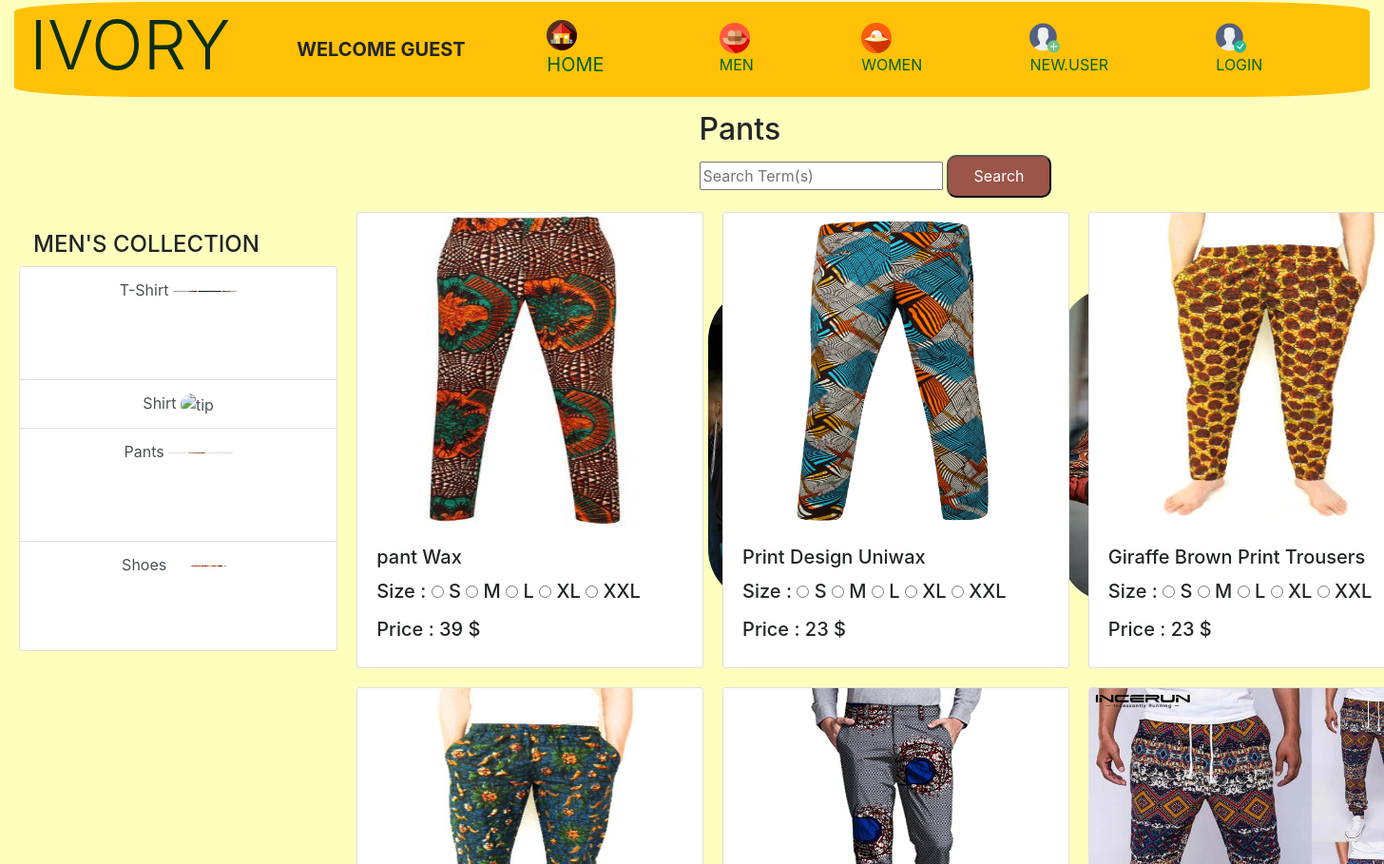
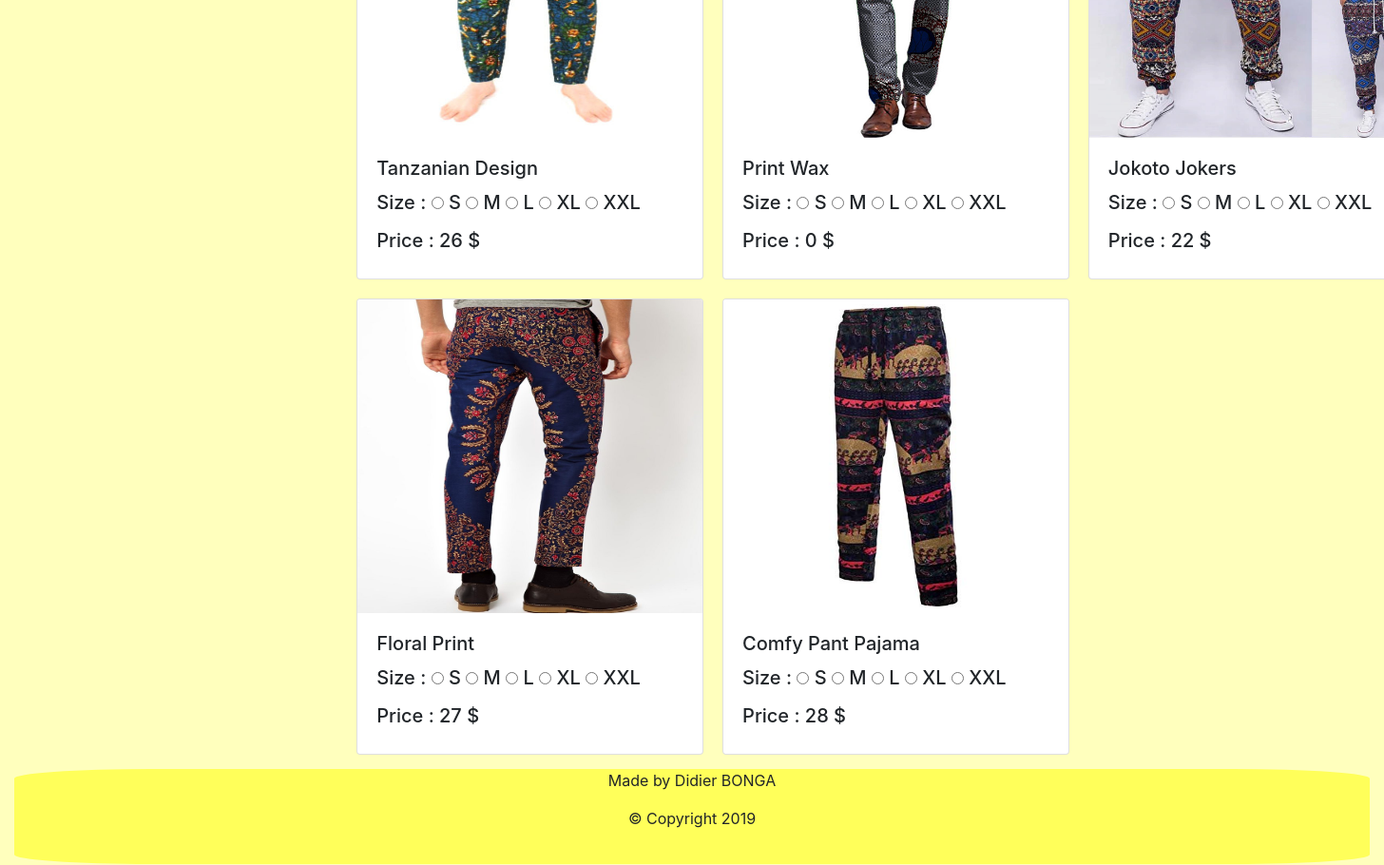
/pantsmen/, run on the app's committed database (2 pictures, top to bottom).
### ivoryApp/models.py (models this page shows, shortened)
class Pants(models.Model):
    pant_title = models.CharField(max_length=200)
    pant_picture = models.ImageField(upload_to="media/images/", null=True, blank=True)
    pant_price = models.IntegerField(default=0)
    pant_ForeignKey = models.ForeignKey(UserLoginModel, on_delete=models.SET_NULL, null=True, blank=True)

### ivoryApp/views.py (the view)
# urls.py: path('pantsmen/', views.pantsmen, name='pantsmen'),
def pantsmen(request):
    form = MyForm()
    allPants = Pants.objects.all()
    return render(request, 'ivoryApp/item/pantsMen.html', {'allPants': allPants, 'form': form})

### ivoryApp/forms.py
class MyForm(forms.Form):
    my_choice_field = forms.ChoiceField(choices=CUSTOMER_SIZE_ACCESSORY)
    ts_size = forms.ChoiceField(choices=CUSTOMER_SIZE)
    s_size = forms.ChoiceField(choices=CUSTOMER_SIZE)
    pant_size = forms.ChoiceField(choices=CUSTOMER_SIZE)
    sm_size = forms.ChoiceField(choices=CUSTOMER_SIZE_SHOES)
    dress_size = forms.ChoiceField(choices=CUSTOMER_SIZE)
    bj_size = forms.ChoiceField(choices=CUSTOMER_SIZE_ACCESSORY)
    sw_size = forms.ChoiceField(choices=CUSTOMER_SIZE_SHOES)

### ivoryApp/templates/ivoryApp/item/pantsMen.html (shortened to what this page needs)
{% extends 'ivoryApp/men.html' %}
{% block content %}
<header>
    <h2>Pants</h2>
    <form action="{% url 'search_pant' %}" method="post">
        <input type="text" name="mySearch" placeholder="Search Term(s)" aria-label="Search" >
        <button type="submit">Search</button>
    </form>
</header>
<aside>
    {% if allPants %}
    <div class="miniGrid">
    {% for eachPant in allPants %}
    <div class="card" style="width: 22.8rem;">
        <img src="{{eachPant.pant_picture.url}}" class="card-img-top" alt="image item">
        <div class="card-body">
            <h5 class="card-title">{{ eachPant.pant_title }}</h5>
            <h5>
                Size :
                {% for choice in form.pant_size.field.choices %}
                <input type="radio" name="pant_size" value="{{choice.0}}"
                       />
                <label class="">{{choice.1}}</label>
                {% endfor %}
            </h5>
            <h5>Price : {{ eachPant.pant_price }} $</h5>
        </div>
    </div>
    {% endfor %}
    </div>
    {% endif %}
</aside>
{% endblock %}

### ivoryApp/static/ivoryApp/css/men.css (style rules this page uses)
img { width: 350px; height: 330px; }
body { margin: 1.5px 15px; background-color: rgba(255, 255, 0, 0.26); }
button, input[type=submit] { border-radius: 10px; background-color: rgba(119, 23, 31, 0.73); color: white; height: 45px; width: 110px; }
.miniGrid { display: grid; grid-template-columns: repeat(3,1fr); grid-gap: 20px; }
header { grid-area: header; }
aside { grid-area: aside; }

### data on the page
Pants: pant_picture (picture), pant_title "pant Wax", choice "S" "M" "L" "XL" "XXL", pant_price "39"
Pants: pant_picture (picture), pant_title "Print Design Uniwax", choice "S" "M" "L" "XL" "XXL", pant_price "23"
Pants: pant_picture (picture), pant_title "Giraffe Brown Print Trousers", choice "S" "M" "L" "XL" "XXL", pant_price "23"
Pants: pant_picture (picture), pant_title "Tanzanian Design", choice "S" "M" "L" "XL" "XXL", pant_price "26"
Pants: pant_picture (picture), pant_title "Print Wax", choice "S" "M" "L" "XL" "XXL", pant_price "0"
Pants: pant_picture (picture), pant_title "Jokoto Jokers", choice "S" "M" "L" "XL" "XXL", pant_price "22"
Pants: pant_picture (picture), pant_title "Floral Print", choice "S" "M" "L" "XL" "XXL", pant_price "27"
Pants: pant_picture (picture), pant_title "Comfy Pant Pajama", choice "S" "M" "L" "XL" "XXL", pant_price "28"
